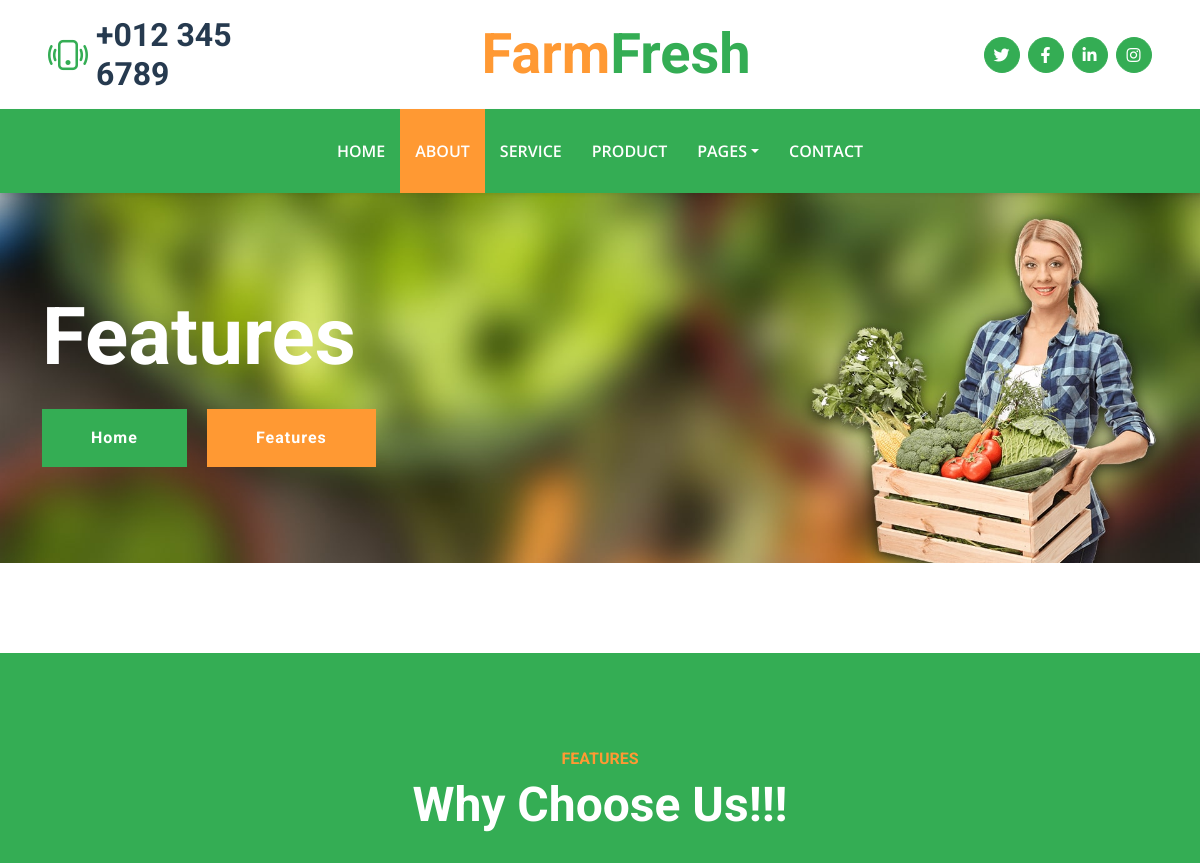
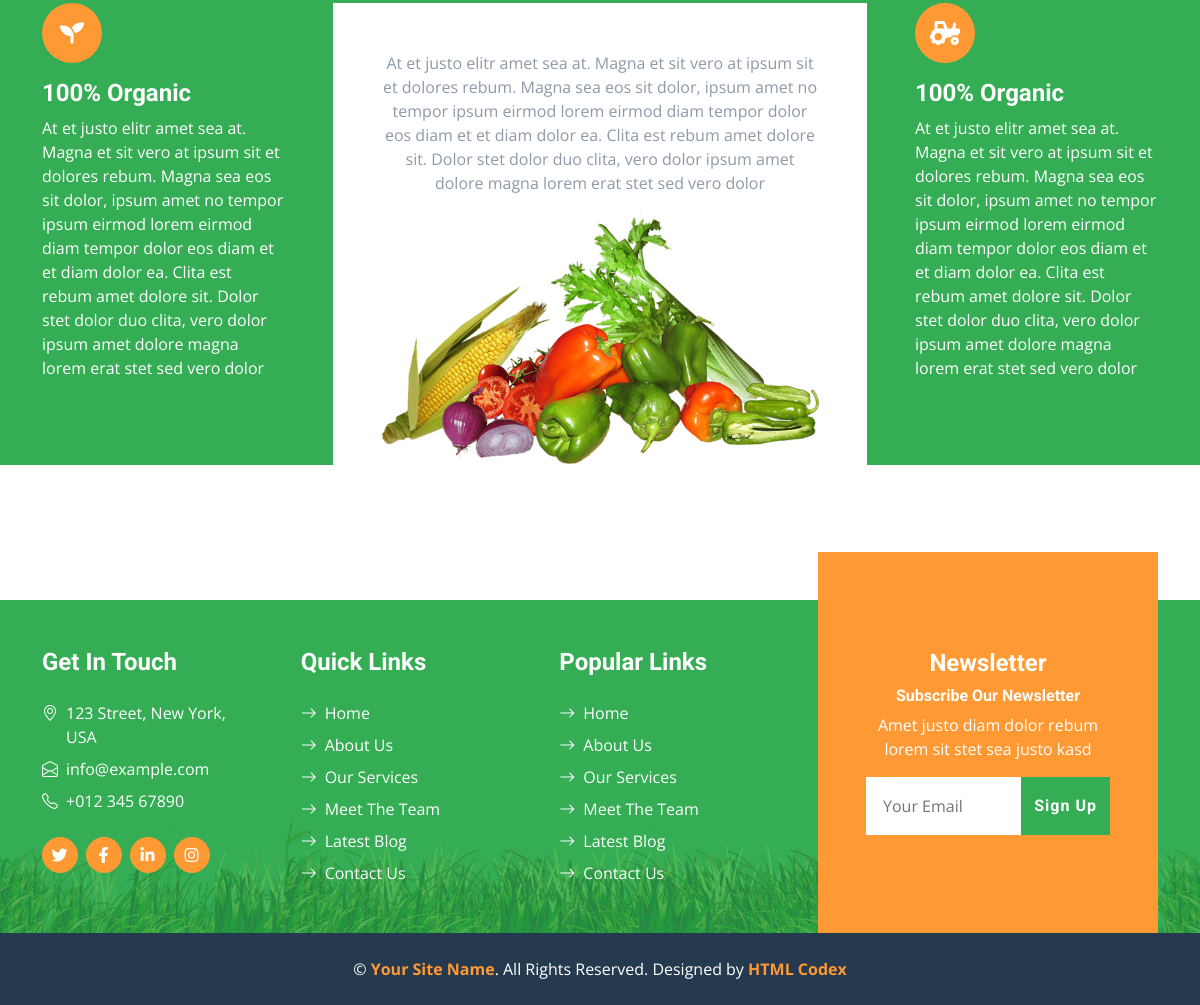
The page /feature on the database its author committed (2 pictures, top to bottom).
### farmapp/models.py (models this page shows, shortened)
class Features(models.Model):
    name = models.CharField(max_length=200)
    bio = models.TextField()
    skill_bio = models.TextField()
    img = models.ImageField(upload_to='feature')

### farmapp/views.py (the view)
# urls.py: path('feature', feature, name='feature'),
def feature(request):
    feature = Features.objects.all()
    context = {
        'feature' : feature
    }
    return render(request, 'feature.html', context=context)

### templates/feature.html
{% extends "base.html" %}
{% load static %}
{% block content %}
    <div class="container-fluid bg-primary py-5 bg-hero mb-5">
        <div class="container py-5">
            <div class="row justify-content-start">
                <div class="col-lg-8 text-center text-lg-start">
                    <h1 class="display-1 text-white mb-md-4">Features</h1>
                    <a href="" class="btn btn-primary py-md-3 px-md-5 me-3">Home</a>
                    <a href="" class="btn btn-secondary py-md-3 px-md-5">Features</a>
                </div>
            </div>
        </div>
    </div>
    <div class="container-fluid bg-primary feature py-5 pb-lg-0" style="margin: 90px 0 135px 0;">
        <div class="container py-5 pb-lg-0">
            <div class="mx-auto text-center mb-3 pb-2" style="max-width: 500px;">
                <h6 class="text-uppercase text-secondary">Features</h6>
                <h1 class="display-5 text-white">Why Choose Us!!!</h1>
            </div>
            <div class="row g-5">
            {% for fea in feature %}
                <div class="col-lg-3">
                    <div class="text-white mb-5">
                        <div class="bg-secondary rounded-pill d-flex align-items-center justify-content-center mb-3" style="width: 60px; height: 60px;">
                            <i class="fa fa-seedling fs-4 text-white"></i>
                        </div>
                        <h4 class="text-white">{{ fea.name }}</h4>
                        <p class="mb-0">{{ fea.bio }}</p>
                    </div>
                </div>
                <div class="col-lg-6">
                    <div class="d-block bg-white h-100 text-center p-5 pb-lg-0">
                        <p>At et justo elitr amet sea at. Magna et sit vero at ipsum sit et dolores rebum. Magna sea eos sit dolor, ipsum amet no tempor ipsum eirmod lorem eirmod diam tempor dolor eos diam et et diam dolor ea. Clita est rebum amet dolore sit. Dolor stet dolor duo clita, vero dolor ipsum amet dolore magna lorem erat stet sed vero dolor</p>
                        <img class="img-fluid" src="{% static 'img/feature.png' %}" alt="">
                    </div>
                </div>
                <div class="col-lg-3">
                    <div class="text-white mb-5">
                        <div class="bg-secondary rounded-pill d-flex align-items-center justify-content-center mb-3" style="width: 60px; height: 60px;">
                            <i class="fa fa-tractor fs-4 text-white"></i>
                        </div>
                        <h4 class="text-white">{{ fea.name}}</h4>
                        <p class="mb-0">{{ fea.bio}}</p>
                    </div>
            {% endfor %}
                </div>
            </div>
        </div>
    </div>
{% endblock content %}

### static/css/style.css (style rules this page uses)
:root { --primary: #34AD54; --secondary: #FF9933; --light: #F6FFF2; --dark: #263A4F; }
.btn { font-family: 'Roboto', sans-serif; letter-spacing: 1px; font-weight: 700; transition: .5s; }
.btn-primary, .btn-secondary { color: #FFFFFF; }
.bg-hero { background: url(../img/carousel-1.jpg) top right no-repeat; background-size: cover; }

### rows shown on the page
Features: name "100% Organic", bio "At et justo elitr amet sea at. Magna et sit vero at ipsum sit et dolores rebum. Magna sea eos sit dolor, ipsum amet no tempor ipsum eirmod lorem eirmod diam tempor dolor eos diam et et diam dolor ea. Clita est rebum amet dolore sit. Dolor stet dolor duo clita, vero dolor ipsum amet dolore magna lorem erat stet sed vero dolor"
